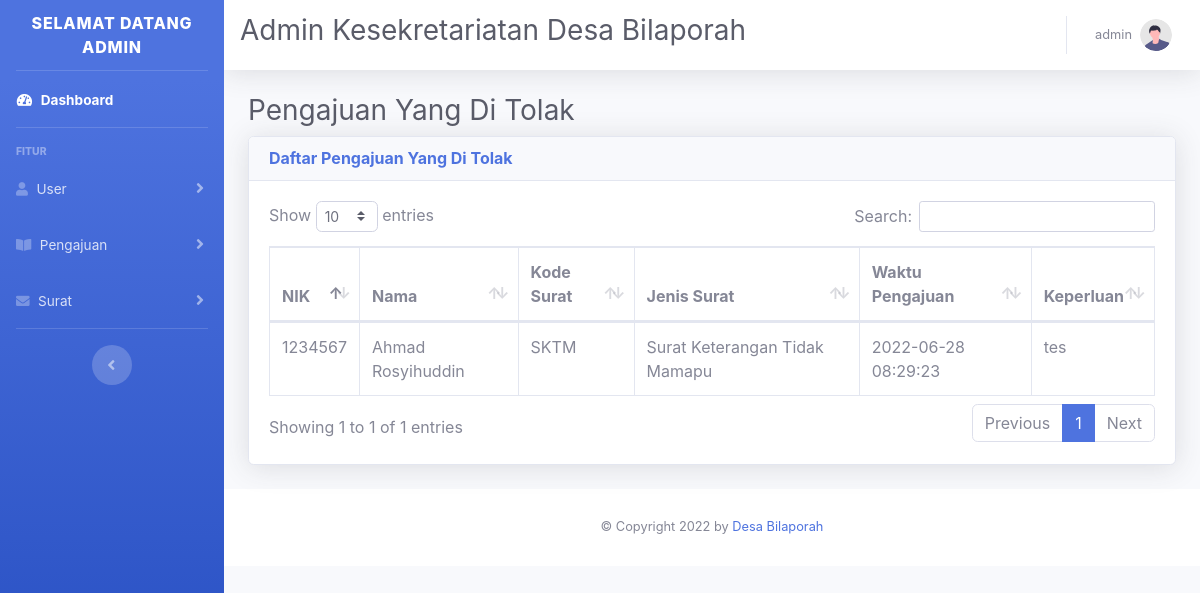
/admin/ditolak.php (signed in), run on an earlier commit of the app's database.
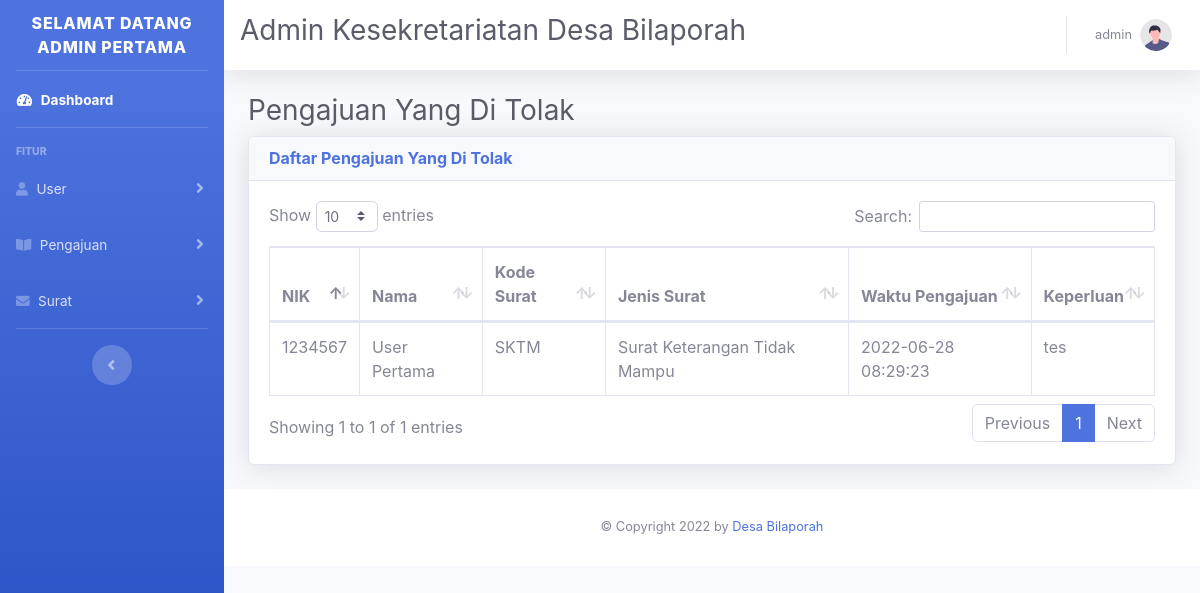
And on a later commit of the database.
### tables this page shows
CREATE TABLE `tb_user` (
  `nik` varchar(100) NOT NULL,
  `username` varchar(100) DEFAULT NULL,
  `password` varchar(100) NOT NULL,
  `nama_user` varchar(100) NOT NULL,
  `tempat_lahir` varchar(100) NOT NULL,
  `tanggal_lahir` varchar(100) NOT NULL,
  `gender` varchar(50) NOT NULL,
  `agama` varchar(50) NOT NULL,
  `alamat` varchar(255) NOT NULL,
  `role_user` enum('Warga','Admin') NOT NULL
);

CREATE TABLE `tb_pengajuan` (
  `id_pengajuan` int(11) NOT NULL,
  `nik` varchar(100) DEFAULT NULL,
  `kode_surat` varchar(5) DEFAULT NULL,
  `tgl_pengajuan` datetime DEFAULT NULL,
  `keperluan` varchar(200) DEFAULT NULL,
  `jenis_pengajuan` varchar(50) DEFAULT NULL,
  `status_pengajuan` enum('Menunggu','Di Terima','Di Tolak','Revisi Di Terima','Revisi Selesai') DEFAULT NULL
);

CREATE TABLE `tb_surat` (
  `kode_surat` char(5) NOT NULL,
  `jenis_surat` varchar(50) NOT NULL,
  `surat_keluar` int(11) NOT NULL
);

### db/data_ditolak.php (the view)
<?php
include "../connect/koneksi.php";
$tb_pengajuan = mysqli_query($koneksi, "SELECT * FROM tb_user INNER JOIN tb_pengajuan USING(nik) INNER JOIN tb_surat USING(kode_surat)");
while ($row = mysqli_fetch_assoc($tb_pengajuan)) :
    if ($row["status_pengajuan"] == "Di Tolak") { ?>
        <tr>
            <td><?= $row["nik"] ?></td>
            <td><?= $row["nama_user"] ?></td>
            <td><?= $row["kode_surat"] ?></td>
            <td><?= $row["jenis_surat"] ?></td>
            <td><?= $row["tgl_pengajuan"] ?></td>
            <td><?= $row["keperluan"] ?></td>
        </tr>
<?php
    }
endwhile;
?>

### desain/sidebar_admin.php (shortened to what this page needs)
<div id="wrapper">
    <ul class="navbar-nav bg-gradient-primary sidebar sidebar-dark accordion" id="accordionSidebar">
        <a class="sidebar-brand d-flex align-items-center justify-content-center">
            <div>Selamat Datang <?= $tb_user["nama_user"] ?></div>
        </a>
        <hr class="sidebar-divider my-0">
        <li class="nav-item active">
            <a class="nav-link" href="../admin/page_admin.php">
                <i class="fas fa-fw fa-tachometer-alt"></i>
                <span>Dashboard</span>
            </a>
        </li>
        <hr class="sidebar-divider">
        <div class="sidebar-heading">Fitur</div>
        <li class="nav-item">
            <a class="nav-link collapsed" href="#" data-toggle="collapse" data-target="#userMenu" aria-expanded="true" aria-controls="userMenu">
                <i class="fas fa-user"></i>
                <span>User</span>
            </a>
        </li>
        <li class="nav-item">
            <a class="nav-link collapsed" href="#" data-toggle="collapse" data-target="#reservasi" aria-expanded="true" aria-controls="reservasi">
                <i class="fas fa-book-open"></i>
                <span>Pengajuan</span>
            </a>
        </li>
        <li class="nav-item">
            <a class="nav-link collapsed" href="#" data-toggle="collapse" data-target="#surat" aria-expanded="true" aria-controls="surat">
                <i class="fas fa-envelope"></i>
                <span>Surat</span>
            </a>
        </li>
        <hr class="sidebar-divider d-none d-md-block">
        <div class="text-center d-none d-md-inline">
            <button class="rounded-circle border-0" id="sidebarToggle"></button>
        </div>
    </ul>

### desain/navbar_admin.php (shortened to what this page needs)
<div id="content-wrapper" class="d-flex flex-column">
    <div id="content">
        <nav class="navbar navbar-expand navbar-light bg-white topbar mb-4 static-top shadow">
            <h1 class="h3 mb-2 text-gray-800">Admin Kesekretariatan Desa Bilaporah</h1>
            <ul class="navbar-nav ml-auto">
                <li class="nav-item dropdown no-arrow">
                    <a class="nav-link dropdown-toggle" href="#" id="userDropdown" role="button" data-toggle="dropdown" aria-haspopup="true" aria-expanded="false">
                        <span class="mr-2 d-none d-lg-inline text-gray-600 small"><?= $tb_user["nik"] ?></span>
                        <img class="img-profile rounded-circle" src="../img/undraw_profile.svg">
                    </a>
                </li>
            </ul>
        </nav>

What changed in the data, as far as the page shows it:
changed tb_user "admin": nama_user "ADMIN" → "ADMIN PERTAMA"
changed through a linked row, tb_pengajuan "SKTM": nik.nama_user "Ahmad Rosyihuddin" → "User Pertama"; kode_surat.jenis_surat "Surat Keterangan Tidak Mamapu" → "Surat Keterangan Tidak Mampu"
